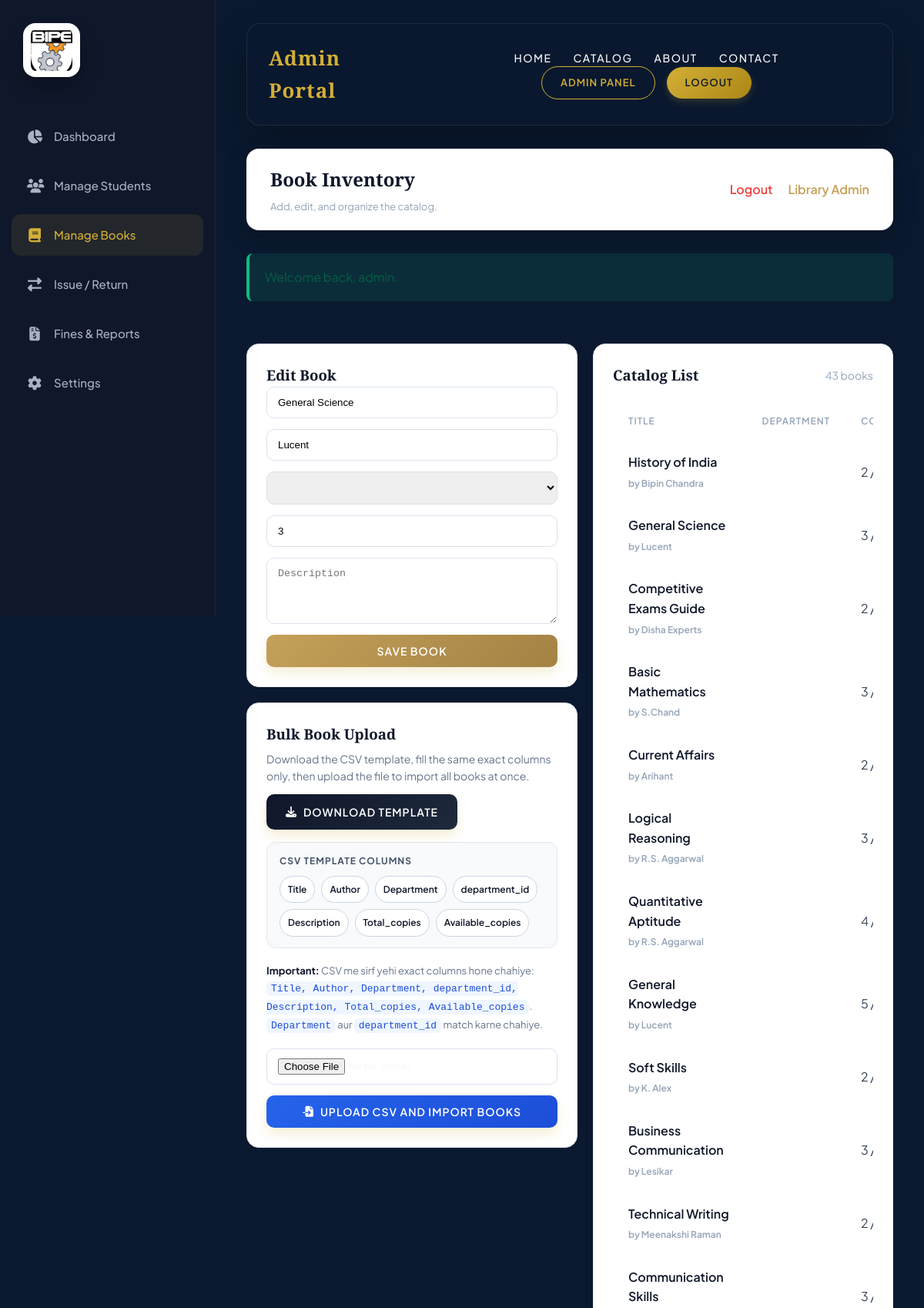
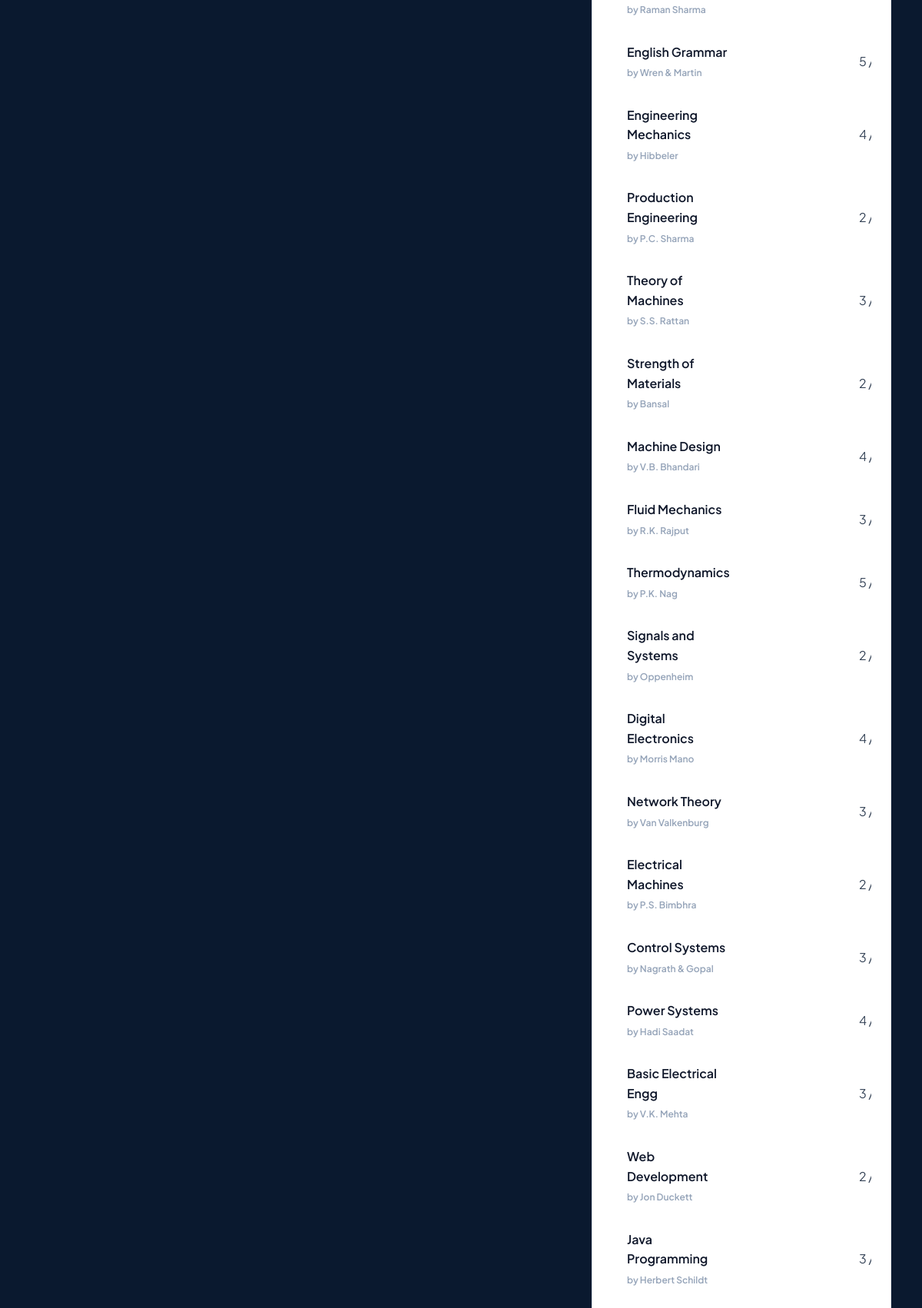
/admin/books.php?edit=42 (signed in, upper part), run on the app's committed database (2 pictures, top to bottom).
### tables this page shows
CREATE TABLE IF NOT EXISTS books_table (
    id INT AUTO_INCREMENT PRIMARY KEY,
    Title VARCHAR(180) NOT NULL,
    Author VARCHAR(160) NOT NULL,
    Department VARCHAR(120) NOT NULL,
    department_id INT NULL,
    Description TEXT NULL,
    Total_copies INT NOT NULL DEFAULT 1,
    Available_copies INT NOT NULL DEFAULT 1,
    created_at TIMESTAMP DEFAULT CURRENT_TIMESTAMP,
    updated_at TIMESTAMP DEFAULT CURRENT_TIMESTAMP ON UPDATE CURRENT_TIMESTAMP
);

### app/helpers.php (called while the page is built, shortened)
<?php
function e(mixed $value): string
{
    return htmlspecialchars((string) $value, ENT_QUOTES, 'UTF-8');
}
function path_prefix(): string
{
    $scriptDir = str_replace('\\', '/', dirname($_SERVER['SCRIPT_NAME'] ?? ''));
    $scriptDir = trim($scriptDir, '/');
    return str_repeat('../', substr_count($scriptDir, '/') + 1);
}
function url(string $path = ''): string
{
    return path_prefix() . ltrim($path, '/');
}
function flash(string $key, ?string $message = null): ?string
{
    if (!array_key_exists($key, $_SESSION['_flash'])) {
        return null;
    }
    $value = $_SESSION['_flash'][$key];
    return $value;
}
function db_types(array $params): string
{
    $types = '';
    foreach ($params as $param) {
        $types .= match (true) {
            is_int($param) => 'i',
            is_float($param) => 'd',
            default => 's',
        };
    }
    return $types;
}
function db_bind(mysqli_stmt $statement, array $params, ?string $types = null): void
{
    if ($params === []) {
        return;
    }
    $bindTypes = $types ?? db_types($params);
    $bindValues = [$bindTypes];
    foreach ($params as $index => $value) {
        $bindValues[] = &$params[$index];
    }
    $statement->bind_param(...$bindValues);
}
function db_execute(string $sql, array $params = [], ?string $types = null): mysqli_stmt
{
    $statement = database_connection()->prepare($sql);
    db_bind($statement, $params, $types);
    $statement->execute();
    return $statement;
}
function db_all(string $sql, array $params = [], ?string $types = null): array
{
    return db_execute($sql, $params, $types)->get_result()->fetch_all(MYSQLI_ASSOC);
}
function db_one(string $sql, array $params = [], ?string $types = null): ?array
{
    $result = db_execute($sql, $params, $types)->get_result()->fetch_assoc();
    return $result ?: null;
}

### config/database.php (called while the page is built, shortened)
<?php
function database_config(): array
{
    return [
        'host' => getenv('LMS_DB_HOST') ?: 'localhost',
        'username' => getenv('LMS_DB_USER') ?: 'root',
        'password' => getenv('LMS_DB_PASSWORD') ?: 'M4a1..,.,.,@',
        'database' => getenv('LMS_DB_NAME') ?: 'library',
        'port' => (int) (getenv('LMS_DB_PORT') ?: 3306),
    ];
}
function database_connection()
{
    static $connection = null;
    if ($connection instanceof mysqli) {
        return $connection;
    }
    $config = database_config();
    $hosts = array_unique([$config['host'], 'localhost', '127.0.0.1']);
    $lastException = null;
    foreach ($hosts as $host) {
        try {
            $candidate = mysqli_init();
            $candidate->real_connect(
                $host,
                $config['username'],
                $config['password'],
                null,
                $config['port']
            );
            $candidate->set_charset('utf8mb4');
            $candidate->query(
                sprintf(
                    "CREATE DATABASE IF NOT EXISTS `%s` CHARACTER SET utf8mb4 COLLATE utf8mb4_unicode_ci",
                    $candidate->real_escape_string($config['database'])
                )
            );
            $candidate->select_db($config['database']);
            $connection = $candidate;
            return $connection;
        } catch (Throwable $exception) {
            $lastException = $exception;
        }
    }
    throw $lastException ?? new RuntimeException('Unable to connect to the MySQL server.');
}

### app/auth.php (called while the page is built, shortened)
<?php
function current_admin(): ?array
{
    $admin = db_one('SELECT * FROM admins WHERE id = ?', [(int) $_SESSION['admin_id']], 'i');
    return $admin;
}
function require_admin(): array
{
    $admin = current_admin();
    return $admin;
}

### app/library.php (called while the page is built, shortened)
<?php
function books_csv_template_headers(): array
{
    return ['Title', 'Author', 'Department', 'department_id', 'Description', 'Total_copies', 'Available_copies'];
}

### admin/books.php (the view, shortened to what this page needs)
<?php
$admin = require_admin();
$editId = isset($_GET['edit']) ? (int) $_GET['edit'] : null;
$csvTemplateHeaders = books_csv_template_headers();
$editBook = $editId
    ? db_one(
        'SELECT b.*, d.name AS Department
         FROM books_table b
         LEFT JOIN departments d ON d.id = b.department_id
         WHERE b.id = ?',
        [$editId],
        'i'
    )
    : null;
$books = db_all(
    'SELECT b.*, d.name AS Department
     FROM books_table b
     LEFT JOIN departments d ON d.id = b.department_id
     ORDER BY b.created_at DESC, b.id DESC'
);
$successMessage = flash('success');
$errorMessage = flash('error');
?>
<!DOCTYPE html>
<html lang="en">
<head>
    <link rel="stylesheet" href="https://cdnjs.cloudflare.com/ajax/libs/font-awesome/6.4.0/css/all.min.css">
    <link rel="stylesheet" href="<?= e(url('assets/css/dashboard.css')) ?>">
</head>
<body>
    <?php include __DIR__ . '/../includes/admin_sidebar.php'; ?>
    <div class="main">
        <?php include __DIR__ . '/../includes/admin_portal_header.php'; ?>
        <div class="top-bar" style="background:#fff; border-bottom:1px solid #e2e8f0;">
            <div class="welcome-msg">
                <h2 style="color:#0f172a;">Book Inventory</h2>
                <p style="color:#94a3b8;">Add, edit, and organize the catalog.</p>
            </div>
            <div class="profile-area">
                <a href="<?= e(url('admin/logout.php')) ?>" style="color:#ef4444; text-decoration:none; font-weight:600;">Logout</a>
                <span style="color:#c5a059; font-weight:600;"><?= e($admin['name']) ?></span>
            </div>
        </div>
        <?php if ($successMessage || $errorMessage): ?>
            <div style="background: <?= $errorMessage ? 'rgba(239,68,68,0.1)' : 'rgba(16,185,129,0.12)' ?>; border-left: 4px solid <?= $errorMessage ? '#ef4444' : '#10b981' ?>; color: <?= $errorMessage ? '#ef4444' : '#065f46' ?>; padding: 18px 20px; border-radius: 8px; margin-bottom: 25px;">
                <?= e($errorMessage ?: $successMessage) ?>
            </div>
        <?php endif; ?>
        <div class="stats-grid" style="grid-template-columns: minmax(320px, 430px) minmax(0, 1fr); align-items:start;">
            <div style="display:grid; gap:20px;">
                <div class="table-container" style="background:#fff; border:1px solid #e2e8f0;">
                    <h3 style="margin-top:0; color:#0f172a; font-family:'Playfair Display', serif;"><?= $editBook ? 'Edit Book' : 'Add New Book' ?></h3>
                    <form method="POST" action="<?= e(url('admin/books.php')) ?>" style="display:grid; gap:14px;">
                        <input type="text" name="title" placeholder="Book Title" value="<?= e((string) ($editBook['Title'] ?? '')) ?>" required style="padding:12px 14px; border:1px solid #dbe3ee; border-radius:10px;">
                        <input type="text" name="author" placeholder="Author" value="<?= e((string) ($editBook['Author'] ?? '')) ?>" required style="padding:12px 14px; border:1px solid #dbe3ee; border-radius:10px;">
                        <select name="department_id" required style="padding:12px 14px; border:1px solid #dbe3ee; border-radius:10px;">
                        </select>
                        <input type="number" min="1" name="total_copies" placeholder="Total Copies" value="<?= e((string) ($editBook['Total_copies'] ?? '1')) ?>" required style="padding:12px 14px; border:1px solid #dbe3ee; border-radius:10px;">
                        <textarea name="description" placeholder="Description" rows="4" style="padding:12px 14px; border:1px solid #dbe3ee; border-radius:10px;"><?= e((string) ($editBook['Description'] ?? '')) ?></textarea>
                        <button type="submit" name="save_book" class="btn-gold" style="background: linear-gradient(135deg, #c5a059, #a38244); color:#fff; justify-content:center;">Save Book</button>
                    </form>
                </div>
                <div class="table-container" style="background:#fff; border:1px solid #e2e8f0;">
                    <div style="display:flex; justify-content:space-between; align-items:flex-start; gap:12px; margin-bottom:16px; flex-wrap:wrap;">
                        <div>
                            <h3 style="margin:0 0 6px 0; color:#0f172a; font-family:'Playfair Display', serif;">Bulk Book Upload</h3>
                            <p style="margin:0; color:#64748b; font-size:14px; line-height:1.6;">Download the CSV template, fill the same exact columns only, then upload the file to import all books at once.</p>
                        </div>
                        <a href="<?= e(url('admin/books.php?download=books-csv-template')) ?>" class="btn-gold" style="background: linear-gradient(135deg, #0f172a, #1e293b); color:#fff; justify-content:center;">
                            <i class="fas fa-download"></i> Download Template
                        </a>
                    </div>
                    <div style="margin-bottom:18px; padding:14px 16px; border-radius:12px; background:#f8fafc; border:1px solid #e2e8f0;">
                        <div style="font-size:12px; text-transform:uppercase; letter-spacing:1px; font-weight:700; color:#475569; margin-bottom:10px;">CSV Template Columns</div>
                        <div style="display:flex; gap:8px; flex-wrap:wrap;">
                            <?php foreach ($csvTemplateHeaders as $header): ?>
                                <span style="display:inline-flex; align-items:center; padding:7px 10px; border-radius:999px; background:#fff; border:1px solid #cbd5e1; color:#0f172a; font-size:12px; font-weight:600;"><?= e($header) ?></span>
                            <?php endforeach; ?>
                        </div>
                    </div>
                    <div style="margin-bottom:18px; color:#64748b; font-size:13px; line-height:1.7;">
                        <strong style="color:#0f172a;">Important:</strong> CSV me sirf yehi exact columns hone chahiye: <code style="background:#eff6ff; color:#1d4ed8; padding:2px 6px; border-radius:6px;">Title, Author, Department, department_id, Description, Total_copies, Available_copies</code>. <code style="background:#eff6ff; color:#1d4ed8; padding:2px 6px; border-radius:6px;">Department</code> aur <code style="background:#eff6ff; color:#1d4ed8; padding:2px 6px; border-radius:6px;">department_id</code> match karne chahiye.
                    </div>
                    <form method="POST" action="<?= e(url('admin/books.php')) ?>" enctype="multipart/form-data" style="display:grid; gap:14px;">
                        <input type="file" name="books_csv" accept=".csv,text/csv" required style="padding:12px 14px; border:1px solid #dbe3ee; border-radius:10px; background:#fff;">
                        <button type="submit" name="import_books_csv" class="btn-gold" style="background: linear-gradient(135deg, #2563eb, #1d4ed8); color:#fff; justify-content:center;">
                            <i class="fas fa-file-import"></i> Upload CSV and Import Books
                        </button>
                    </form>
                </div>
            </div>
            <div class="table-container" style="background:#fff; border:1px solid #e2e8f0;">
                <div class="table-controls">
                    <h3 style="margin:0; color:#0f172a; font-family:'Playfair Display', serif;">Catalog List</h3>
                    <span style="color:#94a3b8; font-size:14px;"><?= e(count($books)) ?> books</span>
                </div>
                <div style="overflow-x:auto;">
                    <table class="custom-table">
                        <thead>
                            <tr>
                                <th style="color:#94a3b8;">Title</th>
                                <th style="color:#94a3b8;">Department</th>
                                <th style="color:#94a3b8;">Copies</th>
                            </tr>
                        </thead>
                        <tbody>
                            <?php foreach ($books as $book): ?>
                                <tr>
                                    <td style="color:#0f172a; font-weight:600;"><?= e($book['Title']) ?><br><span style="color:#94a3b8; font-size:12px;">by <?= e($book['Author']) ?></span></td>
                                    <td style="color:#334155;"><?= e($book['Department']) ?></td>
                                    <td style="color:#334155;"><?= e((string) $book['Available_copies']) ?> / <?= e((string) $book['Total_copies']) ?></td>
                                </tr>
                            <?php endforeach; ?>
                        </tbody>
                    </table>
                </div>
            </div>
        </div>
    </div>
</body>
</html>

### assets/css/dashboard.css (style rules this page uses)
* { margin: 0; padding: 0; box-sizing: border-box; }
:root { --primary-navy: #0A192F; --accent-gold: #D4AF37; --text-light: #F8F9FA; --text-muted: #A8B2C1; --glass-bg: rgba(10, 25, 47, 0.6); --glass-border: rgba(255, 255, 255, 0.08); --sidebar-width: 280px; }
body { font-family: 'Plus Jakarta Sans', sans-serif; color: var(--text-light); background-color: var(--primary-navy); line-height: 1.6; overflow-x: hidden; display: flex; min-height: 100vh; }
.main { flex: 1; margin-left: var(--sidebar-width); padding: 30px 40px; display: flex; flex-direction: column; gap: 30px; }
.top-bar { display: flex; justify-content: space-between; align-items: center; background: var(--glass-bg); padding: 20px 30px; border-radius: 16px; border: 1px solid var(--glass-border); backdrop-filter: blur(10px); box-shadow: 0 10px 30px rgba(0,0,0,0.2); animation: fadeInDown 0.8s ease; }
.welcome-msg h2 { font-family: 'Playfair Display', serif; font-size: 24px; color: #fff; margin-bottom: 5px; }
.welcome-msg p { color: var(--text-muted); font-size: 13px; }
.profile-area { display: flex; align-items: center; gap: 20px; }
.btn-gold { background: linear-gradient(135deg, #D4AF37 0%, #AA8715 100%); color: var(--primary-navy); border: none; padding: 12px 25px; font-family: 'Plus Jakarta Sans', sans-serif; font-size: 14px; font-weight: 600; border-radius: 10px; cursor: pointer; transition: all 0.3s ease; display: flex; align-items: center; gap: 8px; box-shadow: 0 8px 15px rgba(212, 175, 55, 0.2); text-transform: uppercase; letter-spacing: 1px; text-decoration: none; }
.stats-grid { display: grid; grid-template-columns: repeat(auto-fit, minmax(220px, 1fr)); gap: 20px; animation: fadeInUp 0.8s ease 0.2s both; }
.table-container { background: var(--glass-bg); border: 1px solid var(--glass-border); border-radius: 16px; padding: 25px; backdrop-filter: blur(20px); animation: fadeInUp 0.8s ease 0.3s both; }
.table-controls { display: flex; justify-content: space-between; align-items: center; margin-bottom: 20px; gap: 15px; flex-wrap: wrap; }
.custom-table { width: 100%; border-collapse: collapse; text-align: left; }
.custom-table th, .custom-table td { padding: 15px 20px; border-bottom: 1px solid rgba(255, 255, 255, 0.05); }
.custom-table th { color: var(--text-muted); font-size: 12px; text-transform: uppercase; letter-spacing: 1px; font-weight: 600; }
.custom-table tbody tr { transition: all 0.3s ease; }

### data on the page
books_table: title "General Science", author "Lucent", total_copies "3", Title "General Science", Author "Lucent", Available_copies "3"
books_table: Title "History of India", Author "Bipin Chandra", Available_copies "2"
books_table: Title "Competitive Exams Guide", Author "Disha Experts", Available_copies "2"
books_table: Title "Basic Mathematics", Author "S.Chand", Available_copies "3"
books_table: Title "Current Affairs", Author "Arihant", Available_copies "2"
books_table: Title "Logical Reasoning", Author "R.S. Aggarwal", Available_copies "3"
books_table: Title "Quantitative Aptitude", Author "R.S. Aggarwal", Available_copies "4"
books_table: Title "General Knowledge", Author "Lucent", Available_copies "5"
books_table: Title "Soft Skills", Author "K. Alex", Available_copies "2"
books_table: Title "Business Communication", Author "Lesikar", Available_copies "3"
books_table: Title "Technical Writing", Author "Meenakshi Raman", Available_copies "2"
books_table: Title "Communication Skills", Author "Raman Sharma", Available_copies "3"
books_table: Title "English Grammar", Author "Wren & Martin", Available_copies "5"
books_table: Title "Engineering Mechanics", Author "Hibbeler", Available_copies "4"
books_table: Title "Production Engineering", Author "P.C. Sharma", Available_copies "2"
books_table: Title "Theory of Machines", Author "S.S. Rattan", Available_copies "3"
books_table: Title "Strength of Materials", Author "Bansal", Available_copies "2"
books_table: Title "Machine Design", Author "V.B. Bhandari", Available_copies "4"
books_table: Title "Fluid Mechanics", Author "R.K. Rajput", Available_copies "3"
books_table: Title "Thermodynamics", Author "P.K. Nag", Available_copies "5"
books_table: Title "Signals and Systems", Author "Oppenheim", Available_copies "2"
books_table: Title "Digital Electronics", Author "Morris Mano", Available_copies "4"
books_table: Title "Network Theory", Author "Van Valkenburg", Available_copies "3"
books_table: Title "Electrical Machines", Author "P.S. Bimbhra", Available_copies "2"
books_table: Title "Control Systems", Author "Nagrath & Gopal", Available_copies "3"
books_table: Title "Power Systems", Author "Hadi Saadat", Available_copies "4"
books_table: Title "Basic Electrical Engg", Author "V.K. Mehta", Available_copies "3"
books_table: Title "Web Development", Author "Jon Duckett", Available_copies "2"
books_table: Title "Java Programming", Author "Herbert Schildt", Available_copies "3"

### other printed values
$link['label'] "HOME"
$link['label'] "CATALOG"
$link['label'] "ABOUT"
$link['label'] "CONTACT"
$admin['name'] "Library Admin"
$errorMessage ?: $successMessage "Welcome back, admin."
$header "Title"
$header "Author"
$header "Department"
$header "department_id"
$header "Description"
$header "Total_copies"
$header "Available_copies"
count($books) "43"
